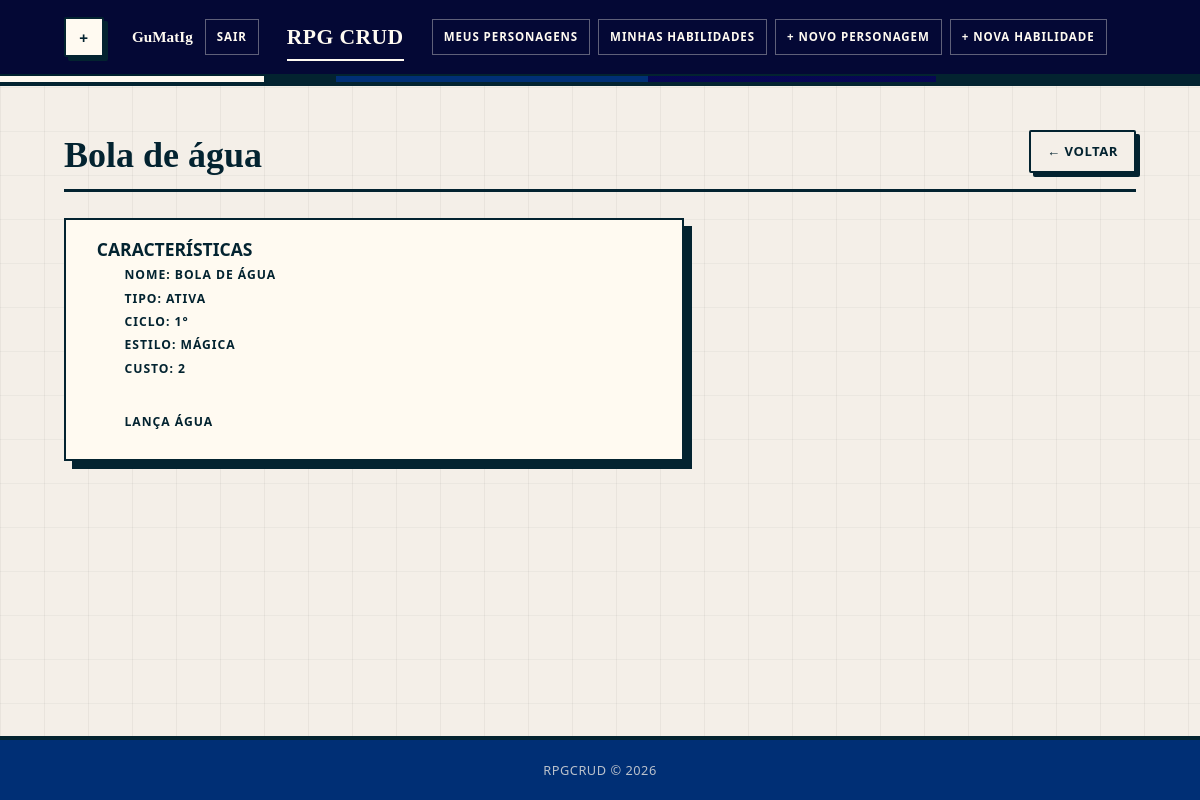
Page /pages/habilidade_espiar.php?id=13 (signed in) on the committed database.
### tables this page shows
CREATE TABLE `habilidade` (
  `id_usuario` int(11) DEFAULT NULL,
  `id` int(11) NOT NULL,
  `nome` varchar(100) DEFAULT NULL,
  `tipo` varchar(100) DEFAULT NULL,
  `ciclo` int(11) DEFAULT NULL,
  `estilo` varchar(40) DEFAULT NULL,
  `custo` int(11) DEFAULT NULL,
  `descricao` text DEFAULT NULL,
  `deletado` tinyint(1) NOT NULL DEFAULT 0
);

### config/database.php (called while the page is built, shortened)
<?php
function getConexao(): PDO {
    $dsn = "mysql:host=" . DB_HOST . ";dbname=" . DB_NAME . ";charset=" . DB_CHARSET;
    $opcoes = [
        PDO::ATTR_ERRMODE            => PDO::ERRMODE_EXCEPTION,
        PDO::ATTR_DEFAULT_FETCH_MODE => PDO::FETCH_ASSOC,
        PDO::ATTR_EMULATE_PREPARES   => false,
    ];
    return new PDO($dsn, DB_USER, DB_PASS, $opcoes);
}

### repository/HabilidadeRepository.php (called while the page is built, shortened)
<?php
require_once __DIR__ . '/../config/database.php';
require_once __DIR__ . '/../entity/Habilidade.php';
class HabilidadeRepository {
    private PDO $pdo;
    public function __construct() {
        $this->pdo = getConexao();
    }
    public function buscarPorId(int $id): ?Habilidade {
        $stmt = $this->pdo->prepare('SELECT * FROM habilidade WHERE id = :id LIMIT 1');
        $stmt->execute([':id' => $id]);
        $dados = $stmt->fetch();
        if ($dados) {
            return new Habilidade($dados);
        }
        return null;
    }
}

### entity/Habilidade.php (called while the page is built, shortened)
<?php
class Habilidade {
    private string $nome;
    private string $tipo;
    private int    $ciclo;
    private string $estilo;
    private int    $custo;
    private string $descricao;
    public function __construct(array $dados) {
        $this->nome              =        $dados['nome']        ?? '';
        $this->tipo              =        $dados['tipo']        ?? '';
        $this->ciclo             = (int) ($dados['ciclo']       ?? 0);
        $this->estilo            =        $dados['estilo']      ?? '';
        $this->custo             = (int) ($dados['custo']       ?? 0);
        $this->descricao         =        $dados['descricao']   ?? '';
    }
    public function getNome():            string { return $this->nome; }
    public function getTipo():            string { return $this->tipo; }
    public function getCiclo():           int    { return $this->ciclo; }
    public function getEstilo():          string { return $this->estilo; }
    public function getCusto():           int    { return $this->custo; }
    public function getDescricao():       string { return $this->descricao; }
}

### pages/habilidade_espiar.php (the view, shortened to what this page needs)
<?php
require_once __DIR__ . '/../repository/HabilidadeRepository.php';
$repo = new HabilidadeRepository();
$id = 0;
if (isset($_GET['id'])) {
  $id = (int) $_GET['id'];
}
$habilidade = null;
if ($id > 0) {
  $habilidade = $repo->buscarPorId($id);
}
require_once __DIR__ . '/../includes/header.php';
?>
<div class="page-header">
  <h2><?= $habilidade->getNome(); ?></h2>
  <a href="index.php" class="btn btn-ghost">← Voltar</a>
</div>
<div class="form-card">
  <div class="form-group">
      <h3 for="caracteristicas">CARACTERÍSTICAS</h3>
      <div class="form-group2">
        <label for="nome">Nome: <?= $habilidade->getNome() ?></label>
      </div>
      <div class="form-group2">
        <label for="tipo">Tipo: <?= $habilidade->getTipo() ?></label>
      </div>
      <div class="form-group2">
        <label for="ciclo">Ciclo: <?= $habilidade->getCiclo() ?>°</label>
      </div>
      <div class="form-group2">
        <label for="estilo">Estilo: <?= $habilidade->getEstilo() ?></label>
      </div>
      <div class="form-group2">
        <label for="custo">Custo: <?= $habilidade->getCusto() ?></label>
      </div>
  </div>
  <div class="form-group">
    <div class="form-group2">
      <label for="descricao"> <?= $habilidade->getDescricao() ?></label>
    </div>
  </div>
</div>
<?php require_once __DIR__ . '/../includes/footer.php'; ?>

### assets/style.css (style rules this page uses)
*, *::before, *::after { box-sizing: border-box; margin: 0; padding: 0; }
:root { --paper: #f4efe8; --paper-soft: #fffaf1; --ink: #032330; --ink-soft: #4b433b; --line: #1f1b16; --muted: #776f63; --orange: #c4572b; --orange-dark: #8f3425; --green: #69785a; --green-dark: #3f4c36; --yellow: #0806649f; --yellow-soft: #f7dfa0; --red: #040835; --red-dark: #002f75; --red-soft: #f0d4c9; --cream: #ede0cf; --radius: 2px; --shadow: 8px 8px 0 var(--ink); --shadow-sm: 4px 4px 0 var(--ink); }
html { min-height: 100%; }
body { position: relative; isolation: isolate; min-height: 100vh; display: flex; flex-direction: column; color: var(--ink); background: linear-gradient(90deg, rgba(24,23,20,.05) 1px, transparent 1px), linear-gradient(0deg, rgba(24,23,20,.04) 1px, transparent 1px), var(--paper); background-size: 44px 44px, 44px 44px, auto; font-family: "Trebuchet MS", "Segoe UI", system-ui, sans-serif; font-size: 15px; line-height: 1.6; }
a { color: var(--ink); text-decoration-color: var(--red); text-decoration-thickness: 2px; text-underline-offset: 3px; }
.page-header { display: flex; align-items: flex-end; justify-content: space-between; gap: 18px; margin-bottom: 26px; padding-bottom: 16px; border-bottom: 3px solid var(--ink); }
.page-header h2 { position: relative; font-family: Georgia, "Times New Roman", serif; font-size: clamp(1.9rem, 3vw, 2.6rem); line-height: 1; font-weight: 700; letter-spacing: 0; }
.btn { display: inline-flex; align-items: center; justify-content: center; gap: 8px; min-height: 40px; padding: 9px 16px; border: 2px solid var(--ink); border-radius: var(--radius); color: var(--ink); background: var(--paper-soft); box-shadow: var(--shadow-sm); font-size: .82rem; font-weight: 900; letter-spacing: .04em; text-transform: uppercase; cursor: pointer; text-decoration: none; transition: transform .12s ease, box-shadow .12s ease, background .12s ease; }
.btn-ghost { background: var(--paper); }
.form-card, .confirm-card, .login-card, .form-pericias { position: relative; background: var(--paper-soft); border: 2px solid var(--ink); box-shadow: var(--shadow); }
.form-group, .div-pericia { margin-bottom: 20px; margin-left: 5%; margin-right: 5%; padding-top: 5px; padding-bottom: 5px; }
.form-group label { display: block; margin-bottom: 0px; color: var(--ink); font-size: .76rem; font-weight: 900; letter-spacing: .08em; text-transform: uppercase; }
.form-group2 { margin-left: 5%; padding-top: 2px; padding-bottom: 2px; }
.form-card, .form-pericias { max-width: 620px; padding-top: 10px; }

### rows in the picture
habilidade: nome "Bola de água", nome "BOLA DE ÁGUA", tipo "ATIVA", ciclo "1", estilo "MÁGICA", custo "2", descricao "LANÇA ÁGUA"

### other values in the picture
$nomeUser "GuMatIg"
